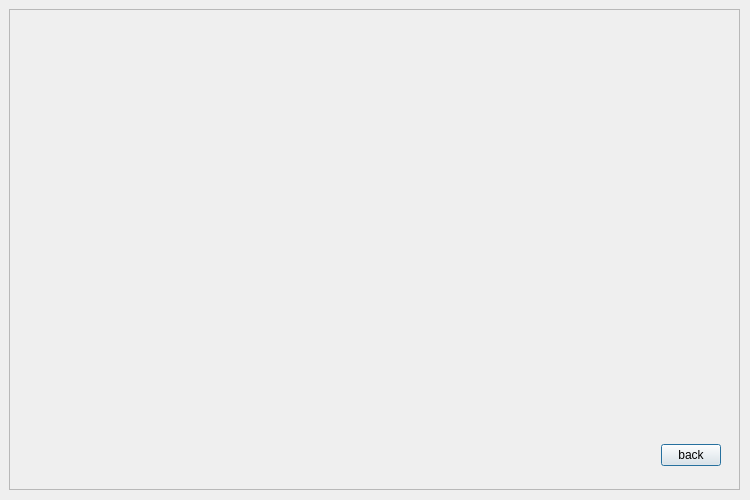
<?xml version="1.0" encoding="UTF-8"?>
<ui version="4.0">
 <class>Dialog</class>
 <widget class="QDialog" name="Dialog">
  <property name="geometry">
   <rect>
    <x>0</x>
    <y>0</y>
    <width>750</width>
    <height>500</height>
   </rect>
  </property>
  <property name="windowTitle">
   <string>Dialog</string>
  </property>
  <widget class="QFrame" name="back">
   <property name="geometry">
    <rect>
     <x>9</x>
     <y>9</y>
     <width>731</width>
     <height>481</height>
    </rect>
   </property>
   <property name="frameShape">
    <enum>QFrame::StyledPanel</enum>
   </property>
   <property name="frameShadow">
    <enum>QFrame::Raised</enum>
   </property>
   <layout class="QVBoxLayout" name="verticalLayout_2">
    <property name="spacing">
     <number>0</number>
    </property>
    <item>
     <widget class="QWidget" name="canvas" native="true">
      <property name="minimumSize">
       <size>
        <width>0</width>
        <height>0</height>
       </size>
      </property>
      <layout class="QGridLayout" name="gridLayout">
       <item row="0" column="0">
        <layout class="QVBoxLayout" name="verticalLayout">
         <item>
          <widget class="QLabel" name="background_label">
           <property name="text">
            <string/>
           </property>
          </widget>
         </item>
        </layout>
       </item>
      </layout>
     </widget>
    </item>
    <item>
     <widget class="QWidget" name="down" native="true">
      <property name="minimumSize">
       <size>
        <width>0</width>
        <height>50</height>
       </size>
      </property>
      <property name="maximumSize">
       <size>
        <width>16777215</width>
        <height>50</height>
       </size>
      </property>
      <layout class="QHBoxLayout" name="horizontalLayout">
       <item>
        <spacer name="horizontalSpacer">
         <property name="orientation">
          <enum>Qt::Horizontal</enum>
         </property>
         <property name="sizeHint" stdset="0">
          <size>
           <width>40</width>
           <height>20</height>
          </size>
         </property>
        </spacer>
       </item>
       <item>
        <widget class="QPushButton" name="backBtn">
         <property name="maximumSize">
          <size>
           <width>60</width>
           <height>16777215</height>
          </size>
         </property>
         <property name="layoutDirection">
          <enum>Qt::LeftToRight</enum>
         </property>
         <property name="autoFillBackground">
          <bool>false</bool>
         </property>
         <property name="text">
          <string>back</string>
         </property>
         <property name="default">
          <bool>false</bool>
         </property>
        </widget>
       </item>
      </layout>
     </widget>
    </item>
   </layout>
  </widget>
 </widget>
 <resources/>
 <connections/>
</ui>
